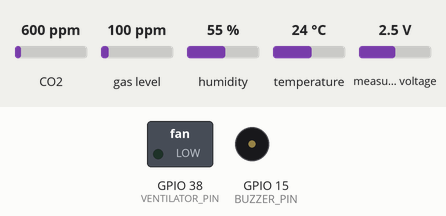
Recording of a sketch running on a simulated ESP32. On the bench: switched loads named in the sketch (green lamp = pin HIGH), buzzer (waves = sounding, pin HIGH). The test bench sets the inputs (shaded band); at power-on: gas level 100 ppm, CO2 600 ppm, humidity 55 %, temperature 24 °C, measured voltage 2.5 V. WiFi joins after 1.5 s; servers stay silent unless stated; uploads are accepted with an empty reply; the local clock reads 2024-03-15 10:24:30 at power-on unless the sketch sets it; storage starts empty; what the sketch prints to the serial monitor is not drawn.

Above: at 3.2 s.
3.3 s: gas level set to 210 ppm
5.5 s: gas level set to 238 ppm
At 7.5 s:
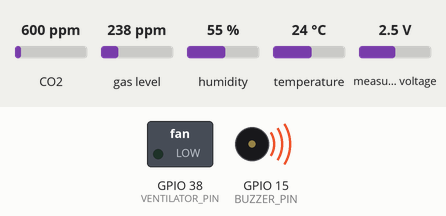
At 11.8 s:
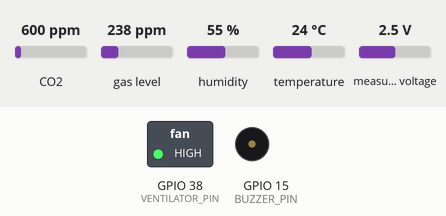
Timing chart, 0 to 13.3 s (numbered marks = the images above; inputs shaded):
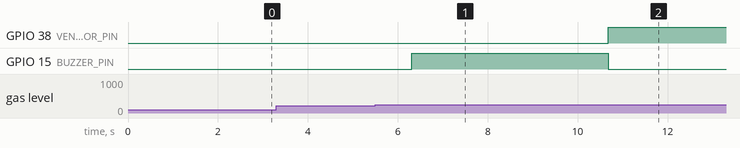

Measured:
- the behaviour switches between 220 and 221 ppm on gas level (found by bisection; images 0 and 1)
- after the input at 3.3 s, every drawn part: stays the same
- after the input at 5.5 s, GPIO 38 (VENTILATOR_PIN): LOW → HIGH after 5.2 s; GPIO 15 (BUZZER_PIN): LOW → HIGH after 0.81 s, → LOW 4.4 s later

The sketch:

esp32_iaq_fusion.ino
```cpp
/*
 * ============================================================
 *  PROJET ESP32 : CAPTEUR DE QUALITÉ DE L'AIR INTÉRIEUR (IAQ)
 *  VERSION FUSIONNEE V2 ROBUSTE (Maison + Backend Android)
 * ============================================================
 */

#include <Arduino.h>
#include <WiFi.h>
#include <WiFiClientSecure.h>
#include <HTTPClient.h>
#include <ArduinoJson.h>
#include <Adafruit_CCS811.h>
#include <Adafruit_ADS1X15.h>
#include <DHT.h>
#include <esp_task_wdt.h>
#include <time.h>
#include <LittleFS.h>
#include <ArduinoOTA.h>
#include <Wire.h>

#include "config_private.h"
#include "root_ca.h"

#define WDT_TIMEOUT 15

// --- CONFIGURATION PRIVÉE (fichier local ignoré par Git) ---
static_assert(sizeof(IAQ_WIFI_SSID) > 1, "IAQ_WIFI_SSID ne doit pas être vide");
static_assert(sizeof(IAQ_WIFI_PASSWORD) > 1, "IAQ_WIFI_PASSWORD ne doit pas être vide");
static_assert(sizeof(IAQ_INGEST_API_KEY) > 1, "IAQ_INGEST_API_KEY ne doit pas être vide");
static_assert(sizeof(IAQ_OTA_PASSWORD) > 1, "IAQ_OTA_PASSWORD ne doit pas être vide");
const char* WIFI_SSID = IAQ_WIFI_SSID;
const char* WIFI_PASSWORD = IAQ_WIFI_PASSWORD;
const char* API_KEY = IAQ_INGEST_API_KEY;

// --- SERVEURS RENDER PUBLICS (HTTPS vérifié) ---
const char* SERVER_URL_1 = "https://iaq-maison.onrender.com/api/mesures";
const char* SERVER_URL_2 = "https://iaq-backend.onrender.com/api/mesures";
const char* HEALTH_URL_1 = "https://iaq-maison.onrender.com/api/health";
const char* OTA_HOSTNAME = "esp32-salon";

WiFiClientSecure secureClient;

// Timings
const unsigned long POLL_INTERVAL_MS = 2000;
const unsigned long SEND_INTERVAL_MS = 5000;

// PINS
#define DHT_PIN          4
#define DHT_TYPE         DHT22
#define RX_CO2           18
#define TX_CO2           17
#define BUZZER_PIN       15
#define VENTILATOR_PIN   38
#define LED_OK_PIN       -1
#define LED_ALERT_PIN    -1

// I2C PINS
static const int SDA_CCS = 8;
static const int SCL_CCS = 9;
static const int SDA2_PIN = 2;
static const int SCL2_PIN = 1;

// MQ-7 Calibration Automatique
static const float MQ7_RL = 10000.0f; // 10kOhm
static const float MQ7_DIVIDER_FACTOR = 1.5f; // R1=10k, R2=20k -> (10+20)/20 = 1.5
static const float VCC_DIV = 5.0f;

static const uint32_t R0_CAL_MS = 60000;
bool r0Ready = false;
float R0 = 10.0f; // Valeur par défaut
double r0Sum = 0.0;
uint32_t r0Count = 0;
uint32_t bootTime = 0;

// SEUILS D'ALERTE AVEC HYSTERESIS (seuils Nini — plus sensibles pour la maison)
const float ALERT_CO2_ON   = 2000.0;  const float ALERT_CO2_OFF   = 1800.0; // ppm
const float ALERT_TVOC_ON  = 220.0;   const float ALERT_TVOC_OFF  = 150.0;  // ppb
const float ALERT_CO_ON    = 25.0;    const float ALERT_CO_OFF    = 18.0;   // ppm
const float ALERT_TEMP_ON  = 27.0;    const float ALERT_TEMP_OFF  = 25.0;   // C
const float ALERT_HUM_ON   = 60.0;    const float ALERT_HUM_OFF   = 55.0;   // %

// MACHINE A ETATS : ALERTE
enum AlertState { IDLE, BUZZING, FAN_ON };
AlertState alertState = IDLE;
uint32_t buzzStart = 0;
const uint32_t BUZZ_DURATION_MS = 2000;

// VARIABLES GLOBALES CAPTEURS
float current_co2  = NAN;
float current_tvoc = NAN;
float current_co   = NAN;
float current_temp = NAN;
float current_hum  = NAN;
String current_etat_air = "Air normal";

bool buzzerState = false;
bool fanState = false;

Adafruit_CCS811 ccs811;
DHT dht(DHT_PIN, DHT_TYPE);
Adafruit_ADS1115 ads;
HardwareSerial CO2Serial(1);

bool ccs811_ok = false;
bool ads1115_ok = false;
unsigned long dernierEnvoi = 0;
unsigned long dernierPoll = 0;

// DECLARATION
float lireCO2();
float lireTVOC();
float lireCO();
float lireTemperature();
float lireHumidite();
void envoyerMesures();
bool verifierServeur(const char* health_url);
void envoyerUneMesure(const char* url, const char* ts, bool analyserReponse);
void ajouterAuBuffer(const char* ts);
void envoyerBuffer(const char* url, bool supprimerApres);
void traiterAlertes(String response);
float last_valid_tvoc = NAN; // Dernier TVOC valide (securite si CCS811 rate un cycle)
void gererWiFi();
void connecterWiFi();
bool synchroniserHorlogeTLS();

// SCAN I2C
void scanI2C(TwoWire &bus, const char* busName) {
  Serial.print("Scan ");
  Serial.println(busName);
  for (uint8_t addr = 1; addr < 127; addr++) {
    bus.beginTransmission(addr);
    if (bus.endTransmission() == 0) {
      Serial.print("Trouve 0x");
      if (addr < 16) Serial.print("0");
      Serial.println(addr, HEX);
    }
  }
}

void setup() {
  Serial.begin(115200);
  delay(500);

  if (!LittleFS.begin(true)) {
    Serial.println("[LittleFS] ERREUR CRITIQUE.");
  } else {
    Serial.println("[LittleFS] OK.");
  }

  esp_task_wdt_init(WDT_TIMEOUT, true);
  esp_task_wdt_add(NULL);

  Wire.begin(SDA_CCS, SCL_CCS);
  Wire.setTimeOut(1000);

  Wire1.begin(SDA2_PIN, SCL2_PIN);
  Wire1.setTimeOut(1000);

  scanI2C(Wire, "Wire (CCS811)");
  scanI2C(Wire1, "Wire1 (ADS1115)");

  if (BUZZER_PIN >= 0) { pinMode(BUZZER_PIN, OUTPUT); digitalWrite(BUZZER_PIN, LOW); }
  if (VENTILATOR_PIN >= 0) { pinMode(VENTILATOR_PIN, OUTPUT); digitalWrite(VENTILATOR_PIN, LOW); }

  connecterWiFi();
  secureClient.setCACert(IAQ_ROOT_CA);
  if (!synchroniserHorlogeTLS()) {
    Serial.println("[TLS] Horloge non synchronisée : envois HTTPS bloqués.");
  }

  ArduinoOTA.setHostname(OTA_HOSTNAME);
  ArduinoOTA.setPassword(IAQ_OTA_PASSWORD);
  ArduinoOTA.begin();

  dht.begin();

  CO2Serial.begin(9600, SERIAL_8N1, RX_CO2, TX_CO2);

  if (!ads.begin(0x48, &Wire1)) {
    Serial.println("[ADS1115] ERREUR");
  } else {
    ads1115_ok = true;
    ads.setGain(GAIN_ONE);
    Serial.println("[ADS1115] OK");
  }

  if (ccs811.begin()) {
    while (!ccs811.available()) delay(10);
    ccs811.setDriveMode(CCS811_DRIVE_MODE_1SEC);
    ccs811_ok = true;
    Serial.println("[CCS811] OK");
  } else {
    Serial.println("[CCS811] ERREUR. Verifiez le cablage I2C");
  }

  bootTime = millis();
}

void loop() {
  esp_task_wdt_reset();
  ArduinoOTA.handle();
  gererWiFi();

  unsigned long maintenant = millis();

  // POLLING (2s)
  if (maintenant - dernierPoll >= POLL_INTERVAL_MS) {
    dernierPoll = maintenant;

    current_temp = lireTemperature();
    current_hum  = lireHumidite();
    current_co2  = lireCO2();
    current_co   = lireCO();

    if (ccs811_ok && !isnan(current_temp) && !isnan(current_hum)) {
      ccs811.setEnvironmentalData(current_hum, current_temp);
    }
    float tvoc_lu = lireTVOC();
    if (!isnan(tvoc_lu)) {
      current_tvoc = tvoc_lu;
      last_valid_tvoc = tvoc_lu;
    } else if (!isnan(last_valid_tvoc)) {
      current_tvoc = last_valid_tvoc; // Garde la derniere valeur valide
    }

    // Validation capteurs avant de verifier les seuils (logique Nini)
    bool co2Valid  = !isnan(current_co2);
    bool tvocValid = !isnan(current_tvoc);
    bool coValid   = (r0Ready && !isnan(current_co));
    bool tempValid = !isnan(current_temp);
    bool humValid  = !isnan(current_hum);

    // Seuils HAUTS : au moins un capteur depasse le seuil ON
    bool anyGasHigh =
        (co2Valid  && current_co2  > ALERT_CO2_ON) ||
        (tvocValid && current_tvoc > ALERT_TVOC_ON) ||
        (coValid   && current_co   >= ALERT_CO_ON);
    bool tempHigh = tempValid && (current_temp > ALERT_TEMP_ON);
    bool humHigh  = humValid  && (current_hum  > ALERT_HUM_ON);
    bool anyHigh  = anyGasHigh || tempHigh || humHigh;

    // Seuils BAS : tous les capteurs sont sous le seuil OFF
    bool allGasLow =
        (!co2Valid  || current_co2  < ALERT_CO2_OFF) &&
        (!tvocValid || current_tvoc < ALERT_TVOC_OFF) &&
        (!coValid   || current_co   < ALERT_CO_OFF);
    bool tempLow = (!tempValid || current_temp < ALERT_TEMP_OFF);
    bool humLow  = (!humValid  || current_hum  < ALERT_HUM_OFF);
    bool allLow  = allGasLow && tempLow && humLow;

    // Etat de l'air (identique Nini)
    current_etat_air = (anyGasHigh || tempHigh || humHigh) ? "Air danger" : "Air normal";

    // Machine a etats : IDLE -> BUZZING (2s) -> FAN_ON -> retour IDLE quand tout est calme
    switch (alertState) {
      case IDLE:
        if (anyHigh) {
          alertState = BUZZING;
          buzzStart = millis();
          if (BUZZER_PIN >= 0) { digitalWrite(BUZZER_PIN, HIGH); buzzerState = true; }
          if (VENTILATOR_PIN >= 0) { digitalWrite(VENTILATOR_PIN, LOW); fanState = false; }
        }
        break;

      case BUZZING:
        if (allLow) {
          // Fausse alerte, tout redescendu — on coupe tout
          if (BUZZER_PIN >= 0) { digitalWrite(BUZZER_PIN, LOW); buzzerState = false; }
          if (VENTILATOR_PIN >= 0) { digitalWrite(VENTILATOR_PIN, LOW); fanState = false; }
          alertState = IDLE;
        } else if (millis() - buzzStart >= BUZZ_DURATION_MS) {
          // Buzzer fini -> on passe au ventilateur
          if (BUZZER_PIN >= 0) { digitalWrite(BUZZER_PIN, LOW); buzzerState = false; }
          if (VENTILATOR_PIN >= 0) { digitalWrite(VENTILATOR_PIN, HIGH); fanState = true; }
          alertState = FAN_ON;
        }
        break;

      case FAN_ON:
        if (allLow) {
          // Tout revenu sous les seuils bas -> arret
          if (VENTILATOR_PIN >= 0) { digitalWrite(VENTILATOR_PIN, LOW); fanState = false; }
          alertState = IDLE;
        } else {
          if (VENTILATOR_PIN >= 0) { digitalWrite(VENTILATOR_PIN, HIGH); fanState = true; }
        }
        break;
    }
  }

  // ENVOI (5s)
  if (maintenant - dernierEnvoi >= SEND_INTERVAL_MS) {
    dernierEnvoi = maintenant;
    envoyerMesures();
  }
}

uint8_t mhzChecksum(const uint8_t *buf) {
  uint8_t sum = 0;
  for (int i = 1; i < 8; i++) sum += buf[i];
  return (uint8_t)(0xFF - sum + 1);
}

float lireCO2() {
  uint8_t cmd[9] = {0xFF, 0x01, 0x86, 0, 0, 0, 0, 0, 0};
  cmd[8] = mhzChecksum(cmd);
  while (CO2Serial.available()) CO2Serial.read();
  CO2Serial.write(cmd, 9);
  uint32_t t0 = millis();
  int idx = 0;
  uint8_t resp[9];
  while (millis() - t0 < 250) {
    while (CO2Serial.available() && idx < 9) {
      resp[idx++] = (uint8_t)CO2Serial.read();
    }
    if (idx >= 9) break;
    delay(1);
    esp_task_wdt_reset();
  }
  if (idx < 9 || resp[0] != 0xFF || resp[1] != 0x86 || mhzChecksum(resp) != resp[8]) return NAN;
  return (float)(resp[2] * 256 + resp[3]);
}

float lireTVOC() {
  if (!ccs811_ok) return NAN;
  if (ccs811.available()) {
    if (!ccs811.readData()) {
      int t = ccs811.getTVOC();
      if (t >= 0 && t <= 5000) {
        if (t > 1187) t = 1187;
        return (float)t;
      }
    }
  }
  return NAN;
}

float lireCO() {
  if (!ads1115_ok) return NAN;
  int16_t raw = ads.readADC_SingleEnded(0);
  float vout_pont = ads.computeVolts(raw);

  if (vout_pont < 0.001) return NAN;

  float vout_real = vout_pont * MQ7_DIVIDER_FACTOR; // 1.5
  if (vout_real <= 0.0001f || vout_real >= VCC_DIV) return NAN;

  float rs = MQ7_RL * (VCC_DIV - vout_real) / vout_real;

  if (!r0Ready) {
    if (millis() - bootTime <= R0_CAL_MS) {
      if (!isnan(rs)) {
        r0Sum += rs;
        r0Count++;
      }
      return NAN;
    } else {
      R0 = (float)(r0Sum / (double)max((uint32_t)1, r0Count));
      r0Ready = true;
    }
  }

  float ratio = rs / R0;
  if (ratio <= 0.000001) return NAN;

  const float m = -0.699f;
  const float b =  1.398f;
  float logppm = (log10(ratio) - b) / m;
  return pow(10.0, logppm);
}

float lireTemperature() {
  float t = dht.readTemperature();
  return isnan(t) ? NAN : t;
}

float lireHumidite() {
  float h = dht.readHumidity();
  return isnan(h) ? NAN : h;
}

bool synchroniserHorlogeTLS() {
  static unsigned long dernierEssaiNtp = 0;
  static bool ntpDemarre = false;
  const time_t EPOCH_MINIMUM_VALIDE = 1704067200; // 2024-01-01 UTC

  if (time(nullptr) >= EPOCH_MINIMUM_VALIDE) return true;
  if (WiFi.status() != WL_CONNECTED) return false;
  if (ntpDemarre && millis() - dernierEssaiNtp < 30000) return false;

  ntpDemarre = true;
  dernierEssaiNtp = millis();
  configTime(3600, 0, "pool.ntp.org", "time.nist.gov");

  const unsigned long debut = millis();
  while (time(nullptr) < EPOCH_MINIMUM_VALIDE && millis() - debut < 10000) {
    delay(100);
    esp_task_wdt_reset();
  }
  return time(nullptr) >= EPOCH_MINIMUM_VALIDE;
}

void envoyerMesures() {
  char ts[20] = "";
  struct tm timeinfo;
  if (getLocalTime(&timeinfo, 50)) {
    strftime(ts, sizeof(ts), "%Y-%m-%d %H:%M:%S", &timeinfo);
  }

  bool serveur1_ok = verifierServeur(HEALTH_URL_1);

  if (!serveur1_ok) {
    ajouterAuBuffer(ts);
  } else {
    // Vide le buffer offline vers les DEUX serveurs
    if (LittleFS.exists("/mesures.jsonl")) {
      envoyerBuffer(SERVER_URL_2, false); // Envoie sans supprimer le fichier
      envoyerBuffer(SERVER_URL_1, true);  // Envoie puis supprime si OK
    }
    // Envoi normal — seul le serveur 1 (Mahdi) analyse les alertes buzzer
    envoyerUneMesure(SERVER_URL_1, ts, true);
  }

  // Envoi vers serveur 2 (Nini) — independant, pas d'analyse alertes
  envoyerUneMesure(SERVER_URL_2, ts, false);
}

bool verifierServeur(const char* health_url) {
  if (!synchroniserHorlogeTLS()) {
    Serial.println("[TLS] Requête refusée : horloge non synchronisée.");
    return false;
  }
  HTTPClient http;
  http.setTimeout(3000);
  if (!http.begin(secureClient, health_url)) {
    Serial.println("[TLS] Initialisation de la connexion HTTPS impossible.");
    return false;
  }
  int code = http.GET();
  http.end();
  return (code == 200);
}

void envoyerUneMesure(const char* url, const char* ts, bool analyserReponse) {
  if (!synchroniserHorlogeTLS()) {
    Serial.println("[TLS] Mesure non envoyée : horloge non synchronisée.");
    return;
  }
  HTTPClient http;
  http.setTimeout(5000);
  if (!http.begin(secureClient, url)) {
    Serial.println("[TLS] Initialisation de la connexion HTTPS impossible.");
    return;
  }
  http.addHeader("Content-Type", "application/json");
  http.addHeader("X-API-KEY", API_KEY);

  StaticJsonDocument<512> doc;
  if (!isnan(current_co2))  doc["co2"]         = current_co2;
  if (!isnan(current_tvoc)) doc["tvoc"]        = current_tvoc;
  if (!isnan(current_co))   doc["co"]          = current_co;
  if (!isnan(current_temp)) doc["temperature"] = current_temp;
  if (!isnan(current_hum))  doc["humidite"]    = current_hum;
  if (strlen(ts) > 0)       doc["timestamp"]   = ts;

  doc["fan"] = fanState;
  doc["buzzer"] = buzzerState;
  doc["etat_air"] = current_etat_air;

  String body; serializeJson(doc, body);
  int code = http.POST(body);

  if (code == 201 || code == 200) {
    if (analyserReponse) {
      traiterAlertes(http.getString());
    }
  } else {
    Serial.printf("[HTTP] Echec envoi vers %s (Code %d)\n", url, code);
  }
  http.end();
}

void ajouterAuBuffer(const char* ts) {
  File file = LittleFS.open("/mesures.jsonl", FILE_APPEND);
  if (!file) return;

  if (file.size() > 50000) {
    file.close();
    LittleFS.remove("/mesures.jsonl");
    file = LittleFS.open("/mesures.jsonl", FILE_APPEND);
  }

  StaticJsonDocument<512> doc;
  if (!isnan(current_co2))  doc["co2"]         = current_co2;
  if (!isnan(current_tvoc)) doc["tvoc"]        = current_tvoc;
  if (!isnan(current_co))   doc["co"]          = current_co;
  if (!isnan(current_temp)) doc["temperature"] = current_temp;
  if (!isnan(current_hum))  doc["humidite"]    = current_hum;
  if (ts != nullptr && strlen(ts) > 0) doc["timestamp"] = ts;

  doc["fan"] = fanState;
  doc["buzzer"] = buzzerState;
  doc["etat_air"] = current_etat_air;

  serializeJson(doc, file);
  file.print("\n");
  file.close();
}

void envoyerBuffer(const char* url, bool supprimerApres) {
  if (!synchroniserHorlogeTLS()) {
    Serial.println("[TLS] Buffer conservé : horloge non synchronisée.");
    return;
  }
  File file = LittleFS.open("/mesures.jsonl", FILE_READ);
  if (!file || file.size() == 0) {
    if (file) file.close();
    return;
  }

  HTTPClient http;
  http.setTimeout(10000);
  if (!http.begin(secureClient, url)) {
    file.close();
    Serial.println("[TLS] Initialisation de la connexion HTTPS impossible.");
    return;
  }
  http.addHeader("Content-Type", "application/json");
  http.addHeader("X-API-KEY", API_KEY);

  StaticJsonDocument<1024> doc;
  JsonArray arr = doc.to<JsonArray>();

  int lignes_envoyees = 0;
  while (file.available() && lignes_envoyees < 50) {
    String line = file.readStringUntil('\n');
    line.trim();
    if (line.length() > 0) {
      StaticJsonDocument<256> lineDoc;
      if (deserializeJson(lineDoc, line) == DeserializationError::Ok) {
        arr.add(lineDoc.as<JsonObject>());
        lignes_envoyees++;
      }
    }
  }

  file.close();

  if (arr.size() > 0) {
    String body; serializeJson(doc, body);
    int code = http.POST(body);
    if ((code == 201 || code == 200) && supprimerApres) {
      LittleFS.remove("/mesures.jsonl");
    }
  }
  http.end();
}

void traiterAlertes(String response) {
  // On lit la reponse du serveur pour les LEDs uniquement.
  // Le buzzer et le ventilateur sont geres localement par la machine a etats (Nini).
  StaticJsonDocument<512> doc;
  if (deserializeJson(doc, response)) return;
  if (!doc.containsKey("alertes")) return;
  JsonObject alertes = doc["alertes"];

  bool enAlerte = false;
  for (JsonPair p : alertes) {
    if (String(p.value().as<const char*>()) == "alert") { enAlerte = true; break; }
  }

  if (LED_OK_PIN >= 0 && LED_ALERT_PIN >= 0) {
    digitalWrite(LED_OK_PIN, !enAlerte);
    digitalWrite(LED_ALERT_PIN, enAlerte);
  }
  // PAS de buzzer ici — la machine a etats locale s'en charge
}

unsigned long dernierEssaiWiFi = 0;

void gererWiFi() {
  if (WiFi.status() == WL_CONNECTED) return;
  if (millis() - dernierEssaiWiFi >= 30000) {
    WiFi.disconnect();
    WiFi.begin(WIFI_SSID, WIFI_PASSWORD);
    dernierEssaiWiFi = millis();
  }
}

void connecterWiFi() {
  WiFi.mode(WIFI_STA);
  WiFi.begin(WIFI_SSID, WIFI_PASSWORD);
  int tentatives = 0;
  while (WiFi.status() != WL_CONNECTED && tentatives < 40) {
    delay(500);
    tentatives++;
    esp_task_wdt_reset();
  }
}
```

Source omitted: root_ca.h (5541 bytes), config_private.example.h (899 bytes)
